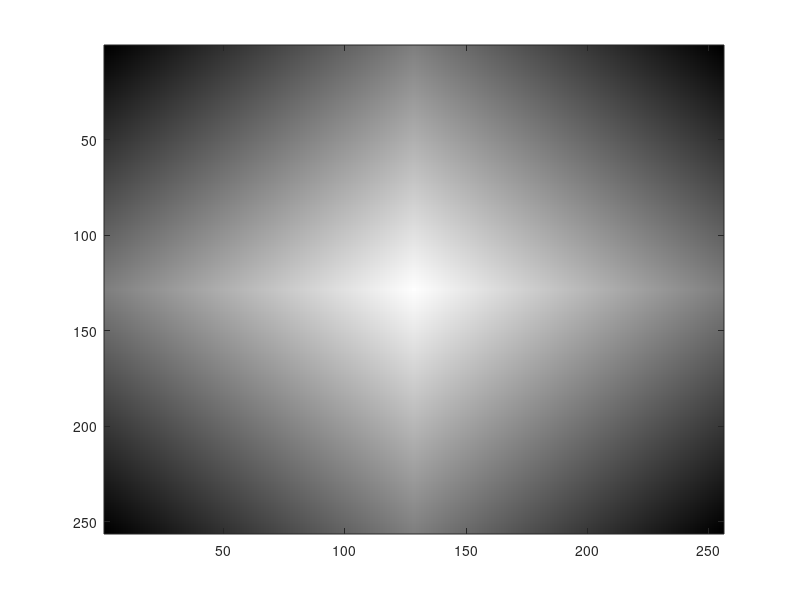

Source code (MATLAB):
clc
clear all
close all

for i=1: 128,
    for j=1: 128,
       referencia(i,j)=((i+j)-2)*(255/254);
    end
end

m=1;
n=1;
for i=1: 128,
    for j=1: 128,
        ImIn(i,j)=referencia(m,n);
        n=n+1;
    end
    n=1;
    m=m+1;
end

m=128;
n=1;
for i=129: 256,
    for j=1: 128,
        ImIn(i,j)=referencia(m,n);
        n=n+1;
    end
    n=1;
    m=m-1;
end

m=1;
n=128;
for i=1: 128,
    for j=129: 256,
        ImIn(i,j)=referencia(m,n);
        n=n-1;
    end
    n=128;
    m=m+1;
end

m=128;
n=128;
for i=129: 256,
    for j=129: 256,
        ImIn(i,j)=referencia(m,n);
        n=n-1;
    end
    n=128;
    m=m-1;
end

image(ImIn);
colormap(gray(256));